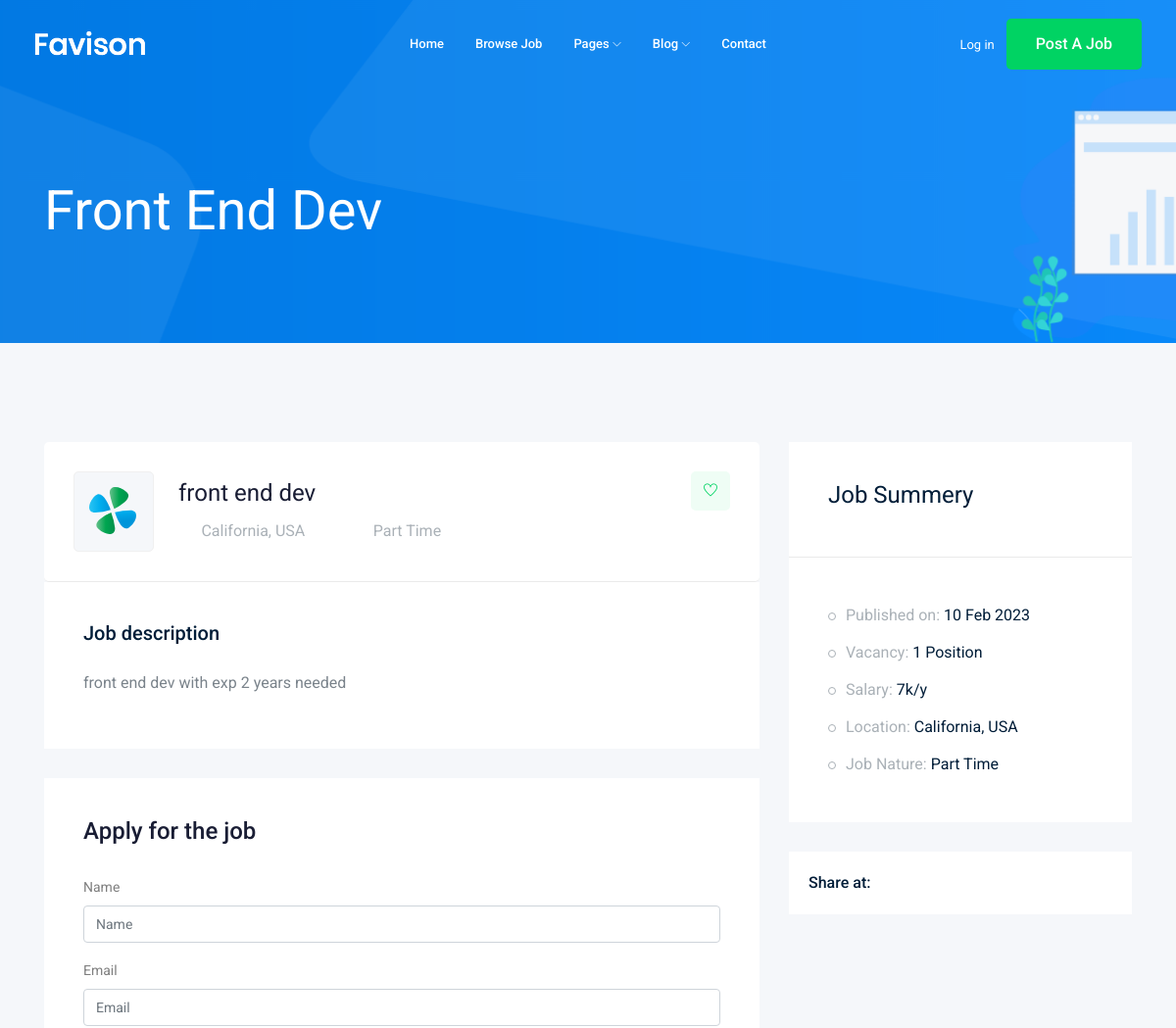
The page /jobs/front-end-dev (upper part) on the database as committed earlier.
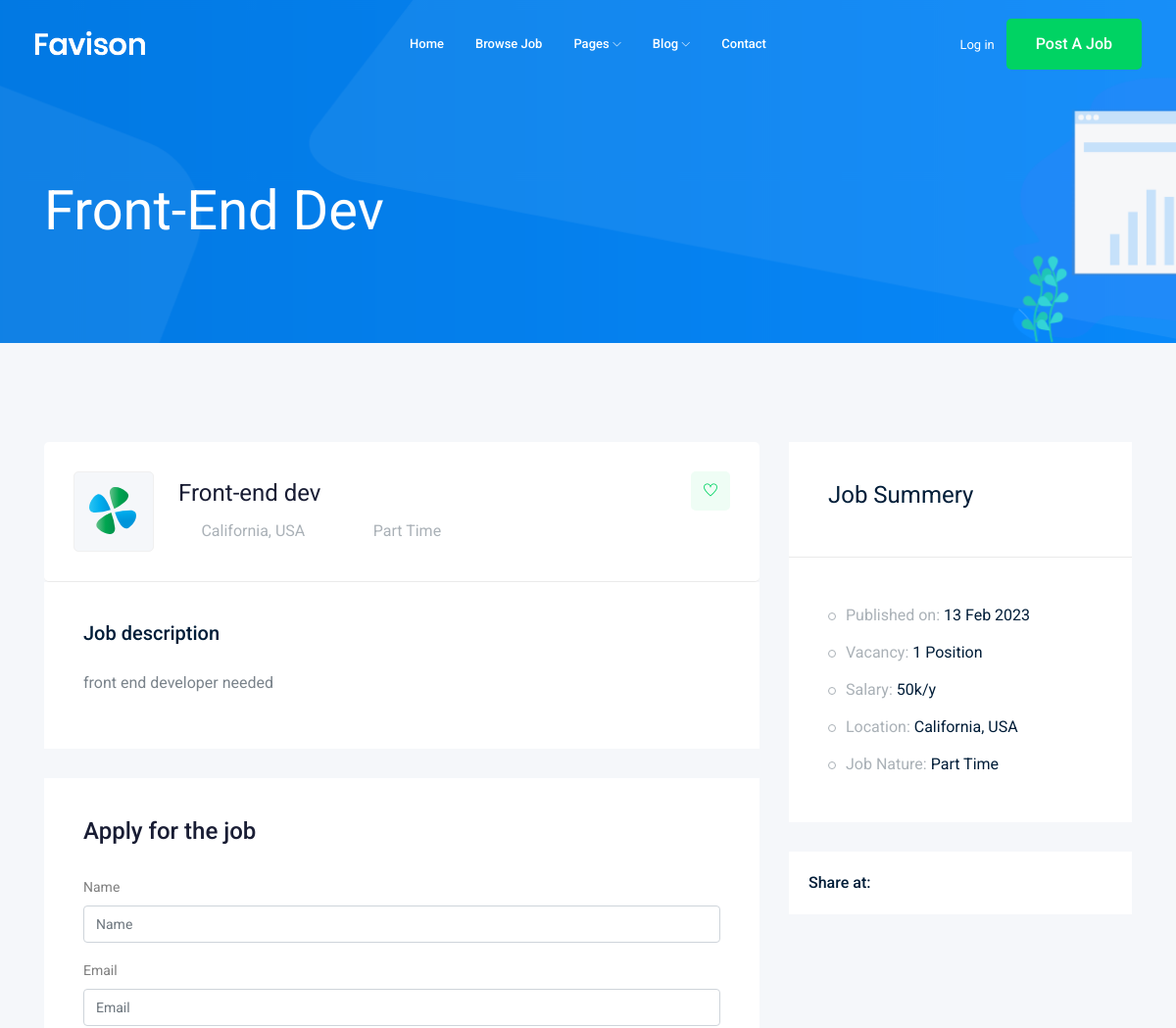
The same page on the database as committed later.
### job/models.py (models this page shows, shortened)
class Job(models.Model):
    owner = models.ForeignKey(User, related_name="job_owner", on_delete=models.CASCADE)
    title = models.CharField(max_length=100)
    job_type = models.CharField(max_length=20, choices=JOB_TYPE)
    description = models.TextField(max_length=1000)
    published_at = models.DateTimeField(auto_now=True)
    vacancy = models.IntegerField(default=1)
    salary = models.IntegerField(default=0)
    category = models.ForeignKey('Category', on_delete= models.CASCADE)
    experience = models.IntegerField(default=1)
    image = models.ImageField(upload_to=image_upload)
    slug = models.SlugField(blank= True, null= True)
    def __str__(self) -> str:
        return self.title

### job/views.py (the view)
# urls.py: path('<str:slug>', views.job_detail, name='job_detail'),
def job_detail(request, slug):
    job_detail = Job.objects.get(slug = slug)
    if request.method == 'POST':
        form = ApplyForm(request.POST, request.FILES)
        if form.is_valid():
            my_form =form.save(commit=False)
            my_form.job = job_detail
            my_form.save()
    else:
        form = ApplyForm()
    context = {'job_detail': job_detail, 'form1': form}
    return render(request, 'job/job_detail.html', context)

### job/form.py
class ApplyForm(forms.ModelForm):
    class Meta:
        model = Application
        fields = ['name', 'email', 'website', 'cv', 'cover_letter']

### job/templates/job/job_detail.html (shortened to what this page needs)
{% extends 'base.html' %} {% load bootstrap4 %} {% block body %}
<div class="bradcam_area bradcam_bg_1">
  <div class="container">
    <div class="row">
      <div class="col-xl-12">
        <div class="bradcam_text">
          <h3>{{job_detail}}</h3>
        </div>
      </div>
    </div>
  </div>
</div>
<div class="job_details_area">
  <div class="container">
    <div class="row">
      <div class="col-lg-8">
        <div class="job_details_header">
          <div class="single_jobs white-bg d-flex justify-content-between">
            <div class="jobs_left d-flex align-items-center">
              <div class="thumb">
                <img src="img/svg_icon/1.svg" alt="" />
              </div>
              <div class="jobs_conetent">
                <a href="#"><h4>{{job_detail}}</h4></a>
                <div class="links_locat d-flex align-items-center">
                  <div class="location">
                    <p><i class="fa fa-map-marker"></i> California, USA</p>
                  </div>
                  <div class="location">
                    <p><i class="fa fa-clock-o"></i>{{job_detail.job_type}}</p>
                  </div>
                </div>
              </div>
            </div>
            <div class="jobs_right">
              <div class="apply_now">
                <a class="heart_mark" href="#">
                  <i class="ti-heart"></i>
                </a>
              </div>
            </div>
          </div>
        </div>
        <div class="descript_wrap white-bg">
          <div class="single_wrap">
            <h4>Job description</h4>
            <p>{{job_detail.description}}</p>
          </div>
        </div>
        <div class="apply_job_form white-bg">
          <h4>Apply for the job</h4>
          <form method="POST" enctype="multipart/form-data">
            {% csrf_token %} {% bootstrap_form form1 %}
          </form>
        </div>
      </div>
      <div class="col-lg-4">
        <div class="job_sumary">
          <div class="summery_header">
            <h3>Job Summery</h3>
          </div>
          <div class="job_content">
            <ul>
              <li>
                Published on:
                <span>{{job_detail.published_at|date:'d M o'}}</span>
              </li>
              <li>Vacancy: <span>{{job_detail.vacancy}} Position</span></li>
              <li>Salary: <span>{{job_detail.salary}}k/y</span></li>
              <li>Location: <span>California, USA</span></li>
              <li>Job Nature: <span> {{job_detail.job_type}}</span></li>
            </ul>
          </div>
        </div>
        <div class="share_wrap d-flex">
          <span>Share at:</span>
          <ul>
            <li>
              <a href="#"> <i class="fa fa-facebook"></i></a>
            </li>
            <li>
              <a href="#"> <i class="fa fa-google-plus"></i></a>
            </li>
            <li>
              <a href="#"> <i class="fa fa-twitter"></i></a>
            </li>
            <li>
              <a href="#"> <i class="fa fa-envelope"></i></a>
            </li>
          </ul>
        </div>
        <div class="job_location_wrap">
          <div class="job_lok_inner">
            <div id="map" style="height: 200px"></div>
          </div>
        </div>
      </div>
    </div>
  </div>
</div>
{% endblock body %}

### templates/base.html (shortened to what this page needs)
{% load static %}
<!DOCTYPE html>
<html class="no-js" lang="zxx">
  <head>
    <link rel="stylesheet" href="{% static 'css/bootstrap.min.css' %} " />
    <link rel="stylesheet" href="{% static 'css/owl.carousel.min.css' %}" />
    <link rel="stylesheet" href="{% static 'css/magnific-popup.css' %}" />
    <link rel="stylesheet" href="{% static 'css/font-awesome.min.css' %}" />
    <link rel="stylesheet" href="{% static 'css/themify-icons.css' %}" />
    <link rel="stylesheet" href="{% static 'css/nice-select.css' %}" />
    <link rel="stylesheet" href="{% static 'css/flaticon.css' %}" />
    <link rel="stylesheet" href="{% static 'css/jquery-ui.css' %}" />
    <link rel="stylesheet" href="{% static 'css/gijgo.css' %}" />
    <link rel="stylesheet" href="{% static 'css/animate.min.css' %}" />
    <link rel="stylesheet" href="{% static 'css/slicknav.css' %}" />
    <link rel="stylesheet" href="{% static 'css/style.css' %}" />
  </head>
  <body>
    <header>
      <div class="header-area">
        <div id="sticky-header" class="main-header-area">
          <div class="container-fluid">
            <div class="header_bottom_border">
              <div class="row align-items-center">
                <div class="col-xl-3 col-lg-2">
                  <div class="logo">
                    <a href="index.html">
                      <img src="img/logo.png" alt="" />
                    </a>
                  </div>
                </div>
                <div class="col-xl-6 col-lg-7">
                  <div class="main-menu d-none d-lg-block">
                    <nav>
                      <ul id="navigation">
                        <li><a href="index.html">home</a></li>
                        <li><a href="jobs.html">Browse Job</a></li>
                        <li>
                          <a href="#">pages <i class="ti-angle-down"></i></a>
                        </li>
                        <li>
                          <a href="#">blog <i class="ti-angle-down"></i></a>
                        </li>
                        <li><a href="contact.html">Contact</a></li>
                      </ul>
                    </nav>
                  </div>
                </div>
                <div class="col-xl-3 col-lg-3 d-none d-lg-block">
                  <div class="Appointment">
                    <div class="phone_num d-none d-xl-block">
                      <a href="#">Log in</a>
                    </div>
                    <div class="d-none d-lg-block">
                      <a class="boxed-btn3" href="#">Post a Job</a>
                    </div>
                  </div>
                </div>
                <div class="col-12">
                </div>
              </div>
            </div>
          </div>
        </div>
      </div>
    </header>
    {% block body %} {% endblock body %}
  </body>
</html>

Rows that differ between the two databases and show on the page:
removed Job: title "Front End Dev", title "front end dev", job_type "Part Time", description "front end dev with exp 2 years needed", published_at "10 Feb 2023", vacancy "1", salary "7"
added Job: title "Front-End Dev", title "Front-end dev", job_type "Part Time", description "front end developer needed", published_at "13 Feb 2023", vacancy "1", salary "50"
